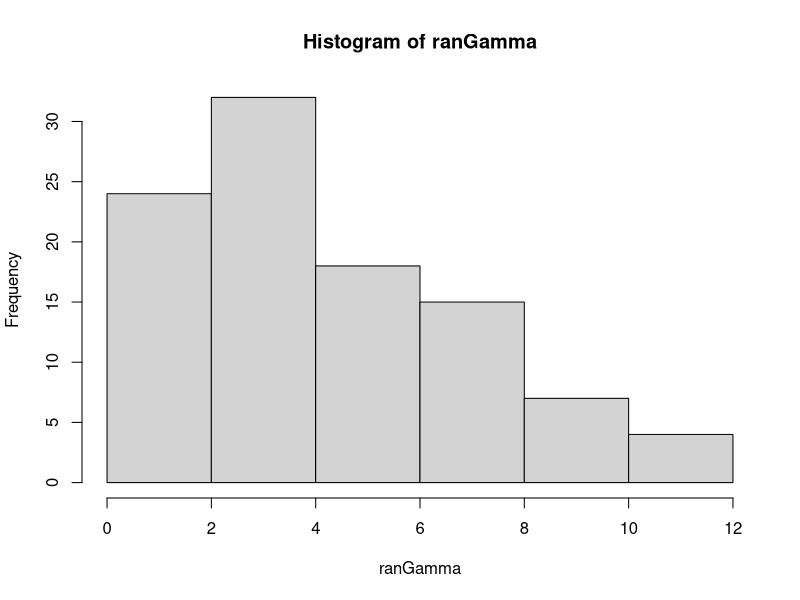
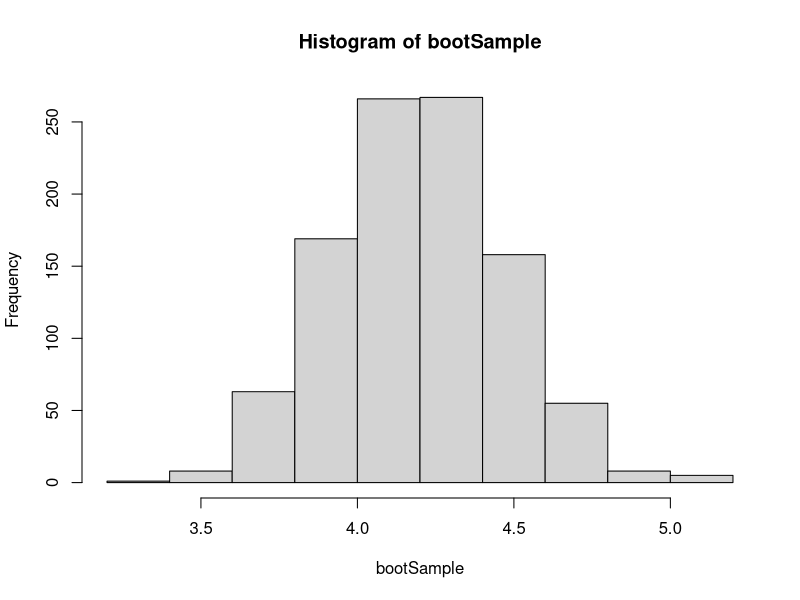
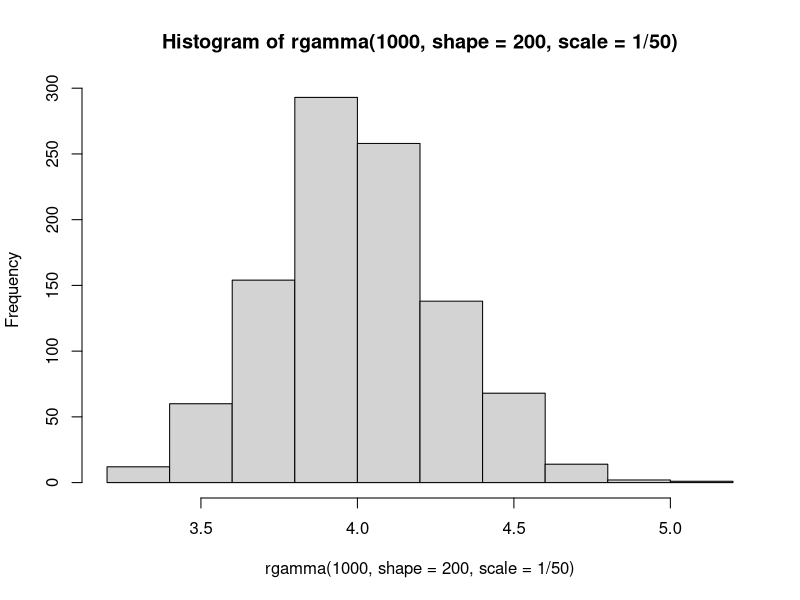
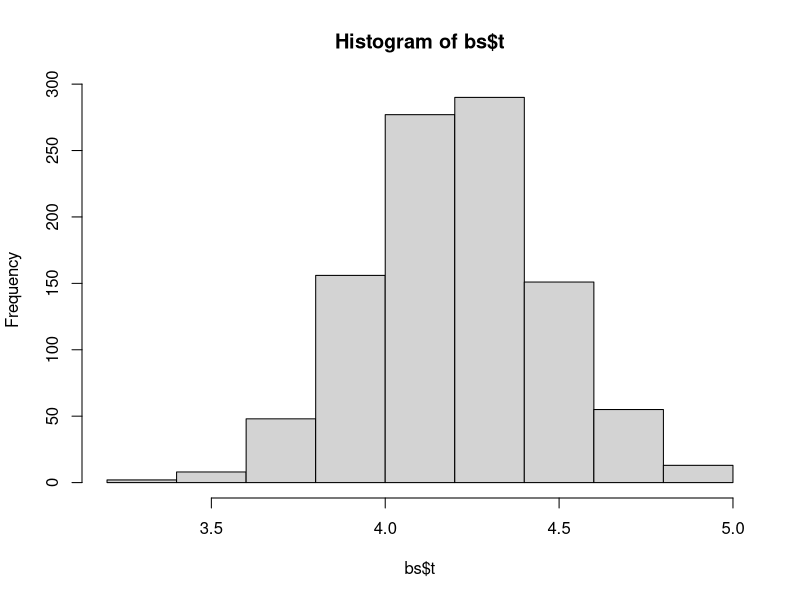

Reproduce these figures in R, in order. (Note: a time limit stopped this script after it produced the figures.)
ranGamma = rgamma(100,shape=2,scale=2)
hist(ranGamma)

BSsamplemean <- function (x)
{
  theta <- c();
  for (i in 1:1000)
    theta = append(theta,mean(sample(x,100,replace=TRUE)))
  theta
}
bootSample = BSsamplemean(ranGamma)
hist(bootSample) #theta hat stjerna
hist(rgamma(1000,shape=200,scale=1/50)) # theta hat
bias = mean(bootSample)-mean(ranGamma)
variance = var(bootSample)

######################
statistic <- function(x,d) mean(x[d])
bs = boot::boot(ranGamma,statistic,1000)
hist(bs$t)
#######################
# CIs
bootSample = sort(bootSample)
t25 = bootSample[25]
t975 = bootSample[975]

### basic
lBasic = 2*mean(ranGamma)-t975
UBasic = 2*mean(ranGamma)-t25
### Normal
se = sqrt(variance)
lNormal = mean(ranGamma)-qnorm(0.975,0,1)*se
UNormal = mean(ranGamma)-qnorm(0.025,0,1)*se
### percentile
lPerc = t25
UPerc = t975

#######
bootCI = boot::boot.ci(bs,conf=0.95,type=c("norm","basic","perc"))

####
#studying reliability of boostrap small sample, n=10 but 1000 bootstrap samples

percentages = c()

for(n in seq(10,100,10))
{
  counter <- 0
  for(i in 1:1000)
  {
    ranGammaSmall = rgamma(n,shape=2,scale=2)
    bs = boot::boot(ranGammaSmall,statistic,1000)
    CI = boot::boot.ci(bs,conf=0.95,type=c("basic"))$basic
    if (CI[4] <= 4 && 4 <= CI[5])
      counter=counter+1
  }
  percentages <- append(percentages,counter/1000)
}
plot(seq(10,100,10),percentages,col="RED",xlab="n",xlim=c(10,100),ylim=c(0.85,1),cex=0.85,pch=19)
par(new=TRUE)
plot(seq(0,110,10),rep(0.95,12),col="BLUE",xlim=c(10,100),ylim=c(0.85,1),xlab="",ylab="",axes=FALSE,type="l")
###################
